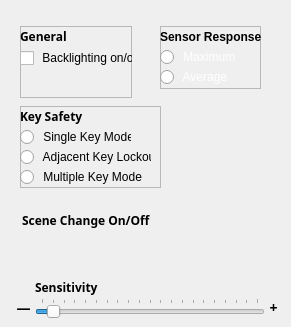
   <widget class="QWidget" name="settingsglobalpage">
    <widget class="QFrame" name="frame">
     <property name="geometry">
      <rect>
       <x>160</x>
       <y>26</y>
       <width>101</width>
       <height>63</height>
      </rect>
     </property>
     <property name="toolTip">
      <string>Sets how the SoftStep sensors (one in each corner on each key) determine key pressure.&lt;p&gt;&lt;b&gt;Maximum:&lt;/b&gt; Looks at only the highest valued sensor to determine current pressure value&lt;p&gt;&lt;b&gt;Average:&lt;/b&gt; Averages the four sensors together to determine key pressure value</string>
     </property>
     <property name="styleSheet">
      <string notr="true">QRadioButton
{
	color: rgba(255,255,255,250);
	font: 10pt &quot;Futura&quot;;
}</string>
     </property>
     <property name="frameShape">
      <enum>QFrame::StyledPanel</enum>
     </property>
     <property name="frameShadow">
      <enum>QFrame::Raised</enum>
     </property>
     <widget class="QRadioButton" name="sensorresponse_average">
      <property name="geometry">
       <rect>
        <x>0</x>
        <y>22</y>
        <width>81</width>
        <height>18</height>
       </rect>
      </property>
      <property name="text">
       <string> Maximum</string>
      </property>
     </widget>
     <widget class="QRadioButton" name="sensorresponse_max">
      <property name="geometry">
       <rect>
        <x>0</x>
        <y>42</y>
        <width>81</width>
        <height>18</height>
       </rect>
      </property>
      <property name="text">
       <string> Average</string>
      </property>
     </widget>
     <widget class="QLabel" name="label">
      <property name="geometry">
       <rect>
        <x>0</x>
        <y>0</y>
        <width>101</width>
        <height>21</height>
       </rect>
      </property>
      <property name="styleSheet">
       <string notr="true">font: bold 12px;</string>
      </property>
      <property name="text">
       <string>Sensor Response</string>
      </property>
     </widget>
    </widget>
    <widget class="QFrame" name="frame_2">
     <property name="geometry">
      <rect>
       <x>20</x>
       <y>106</y>
       <width>141</width>
       <height>82</height>
      </rect>
     </property>
     <property name="toolTip">
      <string>Sets how many keys can be activated simultaneously.&lt;p&gt;&lt;b&gt;Single Key Mode:&lt;/b&gt; Only one key can be activated at a time.&lt;p&gt;&lt;b&gt;Adjacent Key Lockout:&lt;/b&gt; Keys immediately adjacent to an activated key cannot be triggered.&lt;p&gt;&lt;b&gt;Multiple Key Mode:&lt;/b&gt; Any key can be activated at any time.</string>
     </property>
     <property name="styleSheet">
      <string notr="true"/>
     </property>
     <property name="frameShape">
      <enum>QFrame::StyledPanel</enum>
     </property>
     <property name="frameShadow">
      <enum>QFrame::Raised</enum>
     </property>
     <widget class="QRadioButton" name="keylockoutmode">
      <property name="geometry">
       <rect>
        <x>0</x>
        <y>22</y>
        <width>111</width>
        <height>18</height>
       </rect>
      </property>
      <property name="text">
       <string> Single Key Mode</string>
      </property>
     </widget>
     <widget class="QRadioButton" name="adjacentkeymode">
      <property name="geometry">
       <rect>
        <x>0</x>
        <y>42</y>
        <width>131</width>
        <height>18</height>
       </rect>
      </property>
      <property name="text">
       <string> Adjacent Key Lockout</string>
      </property>
     </widget>
     <widget class="QRadioButton" name="multiplekeymode">
      <property name="geometry">
       <rect>
        <x>0</x>
        <y>62</y>
        <width>131</width>
        <height>18</height>
       </rect>
      </property>
      <property name="text">
       <string> Multiple Key Mode</string>
      </property>
     </widget>
     <widget class="QLabel" name="label_27">
      <property name="geometry">
       <rect>
        <x>0</x>
        <y>0</y>
        <width>101</width>
        <height>20</height>
       </rect>
      </property>
      <property name="font">
       <font>
        <family>Futura</family>
        <pointsize>-1</pointsize>
        <weight>75</weight>
        <italic>false</italic>
        <bold>true</bold>
       </font>
      </property>
      <property name="styleSheet">
       <string notr="true">font: bold 12px;</string>
      </property>
      <property name="text">
       <string>Key Safety</string>
      </property>
      <property name="alignment">
       <set>Qt::AlignLeading|Qt::AlignLeft|Qt::AlignVCenter</set>
      </property>
     </widget>
    </widget>
    <widget class="QFrame" name="frame_3">
     <property name="geometry">
      <rect>
       <x>20</x>
       <y>26</y>
       <width>112</width>
       <height>72</height>
      </rect>
     </property>
     <property name="toolTip">
      <string/>
     </property>
     <property name="styleSheet">
      <string notr="true"/>
     </property>
     <property name="frameShape">
      <enum>QFrame::StyledPanel</enum>
     </property>
     <property name="frameShadow">
      <enum>QFrame::Raised</enum>
     </property>
     <widget class="QCheckBox" name="backlighting_enable">
      <property name="geometry">
       <rect>
        <x>0</x>
        <y>22</y>
        <width>121</width>
        <height>20</height>
       </rect>
      </property>
      <property name="toolTip">
       <string>Turns the SoftStep backlighting on or off.</string>
      </property>
      <property name="styleSheet">
       <string notr="true">/*-------QToolTip-------*/
QToolTip
{
	font: 10px &quot;Futura&quot;;
	color: rgb(255, 255, 255);
	background: rgba(40, 40, 40, 140);
	border: 1px solid rgb(120, 120, 120);
	padding: 2px;
	width: 22px;
}</string>
      </property>
      <property name="text">
       <string> Backlighting on/off</string>
      </property>
     </widget>
     <widget class="QLabel" name="label_63">
      <property name="geometry">
       <rect>
        <x>0</x>
        <y>0</y>
        <width>101</width>
        <height>20</height>
       </rect>
      </property>
      <property name="font">
       <font>
        <family>Futura</family>
        <pointsize>-1</pointsize>
        <weight>75</weight>
        <italic>false</italic>
        <bold>true</bold>
       </font>
      </property>
      <property name="styleSheet">
       <string notr="true">font: bold 12px;</string>
      </property>
      <property name="text">
       <string>General</string>
      </property>
      <property name="alignment">
       <set>Qt::AlignLeading|Qt::AlignLeft|Qt::AlignVCenter</set>
      </property>
     </widget>
    </widget>
    <widget class="QLabel" name="label_67">
     <property name="geometry">
      <rect>
       <x>22</x>
       <y>210</y>
       <width>133</width>
       <height>20</height>
      </rect>
     </property>
     <property name="font">
      <font>
       <family>Futura</family>
       <pointsize>-1</pointsize>
       <weight>75</weight>
       <italic>false</italic>
       <bold>true</bold>
      </font>
     </property>
     <property name="styleSheet">
      <string notr="true">font: bold 12px;</string>
     </property>
     <property name="text">
      <string>Scene Change On/Off</string>
     </property>
     <property name="alignment">
      <set>Qt::AlignLeading|Qt::AlignLeft|Qt::AlignVCenter</set>
     </property>
    </widget>
    <widget class="QSlider" name="global_gain_slider">
     <property name="geometry">
      <rect>
       <x>35</x>
       <y>298</y>
       <width>230</width>
       <height>20</height>
      </rect>
     </property>
     <property name="toolTip">
      <string>Adjusts the amount of smoothing placed on expression pedal data.</string>
     </property>
     <property name="styleSheet">
      <string notr="true"/>
     </property>
     <property name="minimum">
      <number>0</number>
     </property>
     <property name="maximum">
      <number>200</number>
     </property>
     <property name="value">
      <number>10</number>
     </property>
     <property name="orientation">
      <enum>Qt::Horizontal</enum>
     </property>
     <property name="tickPosition">
      <enum>QSlider::TicksAbove</enum>
     </property>
    </widget>
    <widget class="QLabel" name="label_69">
     <property name="geometry">
      <rect>
       <x>35</x>
       <y>277</y>
       <width>133</width>
       <height>20</height>
      </rect>
     </property>
     <property name="font">
      <font>
       <family>Futura</family>
       <pointsize>-1</pointsize>
       <weight>75</weight>
       <italic>false</italic>
       <bold>true</bold>
      </font>
     </property>
     <property name="styleSheet">
      <string notr="true">font: bold 12px;</string>
     </property>
     <property name="text">
      <string>Sensitivity</string>
     </property>
     <property name="alignment">
      <set>Qt::AlignLeading|Qt::AlignLeft|Qt::AlignVCenter</set>
     </property>
    </widget>
    <widget class="QLabel" name="label_138">
     <property name="geometry">
      <rect>
       <x>265</x>
       <y>298</y>
       <width>17</width>
       <height>20</height>
      </rect>
     </property>
     <property name="font">
      <font>
       <family>Futura</family>
       <pointsize>-1</pointsize>
       <weight>75</weight>
       <italic>false</italic>
       <bold>true</bold>
      </font>
     </property>
     <property name="styleSheet">
      <string notr="true">font: bold 14px;</string>
     </property>
     <property name="text">
      <string>+</string>
     </property>
     <property name="alignment">
      <set>Qt::AlignCenter</set>
     </property>
    </widget>
    <widget class="QLabel" name="label_139">
     <property name="geometry">
      <rect>
       <x>15</x>
       <y>298</y>
       <width>17</width>
       <height>20</height>
      </rect>
     </property>
     <property name="font">
      <font>
       <family>Futura</family>
       <pointsize>-1</pointsize>
       <weight>75</weight>
       <italic>false</italic>
       <bold>true</bold>
      </font>
     </property>
     <property name="styleSheet">
      <string notr="true">font: bold 14px;</string>
     </property>
     <property name="text">
      <string>—</string>
     </property>
     <property name="alignment">
      <set>Qt::AlignCenter</set>
     </property>
    </widget>
   </widget>
